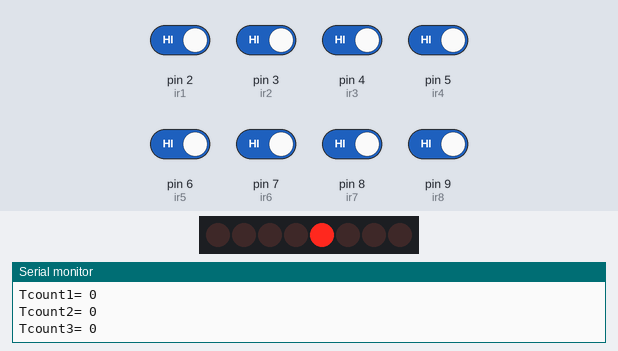
This sketch was run on a simulated Arduino Uno, built with avr-gcc and run on an emulated ATmega328P. On the bench: 8 shift-register outputs drawn as a row of LEDs (first output left, lit = HIGH), the last lines printed to the serial monitor. Wiring (inferred from the names in the program): shift register (74HC595): data pin 12; shift clock pin 11; latch pin 10. Wiring (inferred from the signals the program sends): row of LEDs: on Q0, Q1, Q2, Q3, Q4, Q5, Q6, Q7. The test bench sets the inputs (shaded band); at power-on: pin 2 (ir1), pin 3 (ir2), pin 4 (ir3), pin 5 (ir4), pin 6 (ir5), pin 7 (ir6), pin 8 (ir7), pin 9 (ir8) HIGH.

Above: at 4.6 s.
4.7 s: pin 2 (ir1) driven LOW
9.9 s: pin 8 (ir7) driven LOW
At 14.8 s:
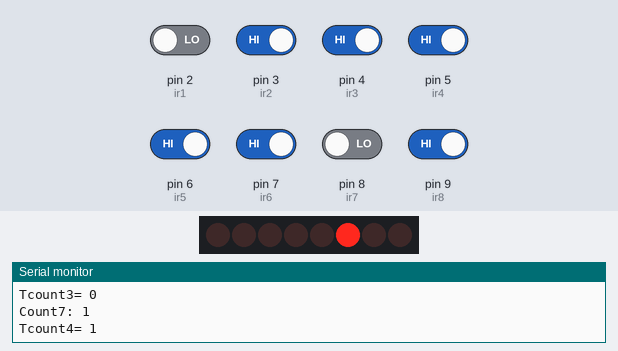
15.5 s: pin 4 (ir3) driven LOW
At 18.9 s:
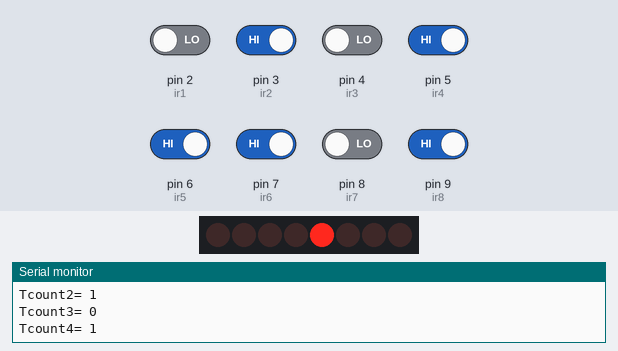
21.1 s: pin 3 (ir2) driven LOW
At 26.0 s:
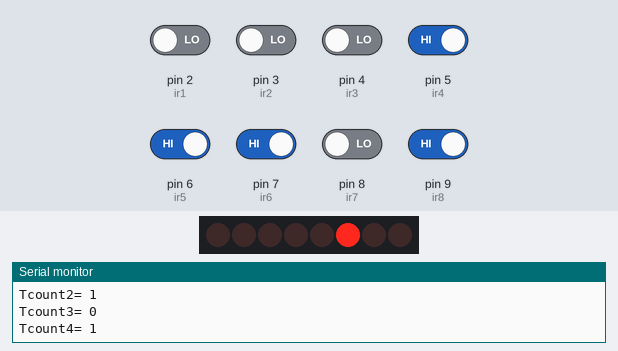
26.7 s: pin 2 (ir1) driven HIGH and pin 3 (ir2) driven HIGH and pin 4 (ir3) driven HIGH and pin 5 (ir4) driven LOW and pin 6 (ir5) driven LOW
At 30.1 s:
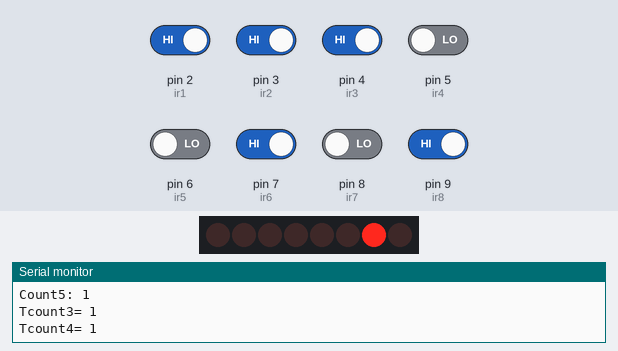
Timing chart, 0 to 33.3 s (numbered marks = the images above; inputs shaded):
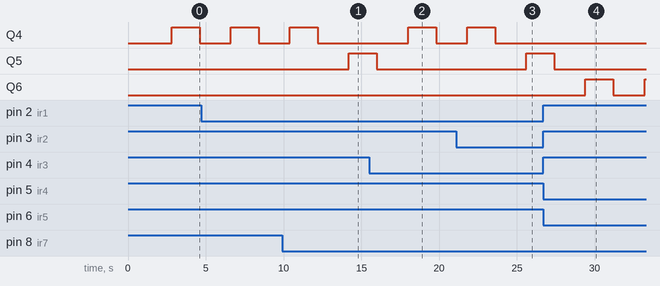

The sketch:

final1.ino
```cpp
int ir1=2;
 int count1;
 int Tcount1;
 boolean state1 = false;
  int ir2=3;
 int count2;
 boolean state2 = false;
 int ir3=4;
 int count3;
 int Tcount2;
 boolean state3 = false;
  int ir4=5;
 int count4;
 boolean state4 = false;
 int ir5=6;
 int count5;
 int Tcount3;
 boolean state5 = false;
  int ir6=7;
 int count6;
 boolean state6 = false;
 int ir7=8;
 int count7;
 int Tcount4;
 boolean state7 = false;
  int ir8=9;
 int count8;
 boolean state8 = false;


const int latchPin = 10;
const int clockPin = 11;
const int dataPin = 12;

int led_green[]={0B1000000000000000,0B0100000000000000,0B0010000000000000,0B0001000000000000};
int led_yellow[]={0B0000100000000000,0B0000010000000000,0B0000001000000000,0B0000000100000000};
int led_red[]={0B0000000010000000,0B0000000001000000,0B0000000000100000,0B0000000000010000};


 void setup()
 {
  Serial.begin(9600);
  pinMode(ir1, INPUT);
  pinMode(ir2, INPUT);
  count2=0;
  count1=0;
  Tcount1=0;
  pinMode(ir3, INPUT);
  pinMode(ir4, INPUT);
  count4=0;
  count3=0;
  Tcount2=0;
   pinMode(ir5, INPUT);
  pinMode(ir6, INPUT);
  count6=0;
  count5=0;
  Tcount3=0;
  pinMode(ir7, INPUT);
  pinMode(ir8, INPUT);
  count8=0;
  count7=0;
  Tcount4=0;
  pinMode(led_green,OUTPUT);
pinMode(led_yellow,OUTPUT);
pinMode(led_red,OUTPUT);

pinMode(latchPin, OUTPUT);
  pinMode(clockPin, OUTPUT);
  pinMode(dataPin, OUTPUT);
 }
 void loop()
 {
  if (!digitalRead(ir1) && state1){
    count1++;
    state1 = false;
    Serial.print("Count1: ");
    Serial.println(count1);

  }
  if (digitalRead(ir1))
  {
    state1 = true;

  }


  if (!digitalRead(ir2) && state2){
    count2++;
    state2 = false;
    Serial.print("Count2: ");
    Serial.println(count2);

  }
  if (digitalRead(ir2))
  {
    state2 = true;

  }
  {
  delay (500);
 Tcount1=count1-count2;
 Serial.print("Tcount1= ");
Serial.println(Tcount1);

}
 if (!digitalRead(ir3) && state3){
    count3++;
    state3 = false;
    Serial.print("Count3: ");
    Serial.println(count3);

  }
  if (digitalRead(ir3))
  {
    state3 = true;

  }


  if (!digitalRead(ir4) && state4){
    count4++;
    state4 = false;
    Serial.print("Count4: ");
    Serial.println(count4);

  }
  if (digitalRead(ir4))
  {
    state4 = true;

  }
  {
  delay (100);
 Tcount2=count3-count4;
 Serial.print("Tcount2= ");
Serial.println(Tcount2);

}
if (!digitalRead(ir5) && state5){
    count5++;
    state5 = false;
    Serial.print("Count5: ");
    Serial.println(count5);

  }
  if (digitalRead(ir5))
  {
    state5 = true;

  }


  if (!digitalRead(ir6) && state6){
    count6++;
    state6 = false;
    Serial.print("Count6: ");
    Serial.println(count6);

  }
  if (digitalRead(ir6))
  {
    state6 = true;

  }
  {
  delay (100);
 Tcount3=count5-count6;
 Serial.print("Tcount3= ");
Serial.println(Tcount3);

}
if (!digitalRead(ir7) && state7){
    count7++;
    state7 = false;
    Serial.print("Count7: ");
    Serial.println(count7);

  }
  if (digitalRead(ir7))
  {
    state7 = true;

  }


  if (!digitalRead(ir8) && state8){
    count8++;
    state8 = false;
    Serial.print("Count8: ");
    Serial.println(count8);

  }
  if (digitalRead(ir8))
  {
    state8 = true;

  }
  {
  delay (100);
 Tcount4=count7-count8;
 Serial.print("Tcount4= ");
Serial.println(Tcount4);

}
 {
  if(Tcount1>=Tcount2 && Tcount1>=Tcount3 && Tcount1>=Tcount4)
  {
    digitalWrite(latchPin, LOW);
shiftOut(dataPin, clockPin, MSBFIRST, led_green[0]);
digitalWrite(latchPin, HIGH);
delay(1000);
    //digitalWrite(led_green[0],HIGH);
    if(Tcount2>=Tcount3 && Tcount2>=Tcount4)
    {
      digitalWrite(latchPin, LOW);
shiftOut(dataPin, clockPin, MSBFIRST, led_yellow[1]);
digitalWrite(latchPin, HIGH);
delay(1000);
digitalWrite(latchPin, LOW);
shiftOut(dataPin, clockPin, MSBFIRST, led_red[2,3]);
digitalWrite(latchPin, HIGH);
delay(1000);
      //digitalWrite(led_yellow[1],HIGH);
      //digitalWrite(led_red[2,3],HIGH);
  }
  else if(Tcount3>=Tcount4)
  {
    digitalWrite(latchPin, LOW);
shiftOut(dataPin, clockPin, MSBFIRST, led_yellow[2]);
digitalWrite(latchPin, HIGH);
delay(1000);
digitalWrite(latchPin, LOW);
shiftOut(dataPin, clockPin, MSBFIRST, led_red[1,3]);
digitalWrite(latchPin, HIGH);
delay(1000);
    //digitalWrite(led_yellow[2],HIGH);
    //digitalWrite(led_red[1,3],HIGH);
  }
  else
  {
    digitalWrite(latchPin, LOW);
shiftOut(dataPin, clockPin, MSBFIRST, led_yellow[3]);
digitalWrite(latchPin, HIGH);
delay(1000);
digitalWrite(latchPin, LOW);
shiftOut(dataPin, clockPin, MSBFIRST, led_red[1,2]);
digitalWrite(latchPin, HIGH);
delay(1000);
    //digitalWrite(led_yellow[3],HIGH);
    //digitalWrite(led_red[1,2],HIGH);
  }
  }


  else if(Tcount2>=Tcount3 && Tcount2>=Tcount4)
  {
    digitalWrite(latchPin, LOW);
shiftOut(dataPin, clockPin, MSBFIRST, led_green[1]);
digitalWrite(latchPin, HIGH);
delay(1000);
   //digitalWrite(led_green[1],HIGH);
   if(Tcount1>=Tcount3 && Tcount1>=Tcount4)
   {
    digitalWrite(latchPin, LOW);
shiftOut(dataPin, clockPin, MSBFIRST, led_yellow[0]);
digitalWrite(latchPin, HIGH);
delay(1000);
digitalWrite(latchPin, LOW);
shiftOut(dataPin, clockPin, MSBFIRST, led_red[2,3]);
digitalWrite(latchPin, HIGH);
delay(1000);
    // digitalWrite(led_yellow[0],HIGH);
    // digitalWrite(led_red[2,3],HIGH);
   }
   else if(Tcount3>=Tcount4)
   {
    digitalWrite(latchPin, LOW);
shiftOut(dataPin, clockPin, MSBFIRST, led_yellow[2]);
digitalWrite(latchPin, HIGH);
delay(1000);
digitalWrite(latchPin, LOW);
shiftOut(dataPin, clockPin, MSBFIRST, led_red[0,3]);
digitalWrite(latchPin, HIGH);
delay(1000);
    //digitalWrite(led_yellow[2],HIGH);
    //digitalWrite(led_red[0,3],HIGH);
    }
    else
    {
      digitalWrite(latchPin, LOW);
shiftOut(dataPin, clockPin, MSBFIRST, led_yellow[3]);
digitalWrite(latchPin, HIGH);
delay(1000);
digitalWrite(latchPin, LOW);
shiftOut(dataPin, clockPin, MSBFIRST, led_red[0,2]);
digitalWrite(latchPin, HIGH);
delay(1000);
     // digitalWrite(led_yellow[3],HIGH);
     // digitalWrite(led_red[0,2],HIGH);
    }
    }


    else if(Tcount3>=Tcount4)
    {
      digitalWrite(latchPin, LOW);
shiftOut(dataPin, clockPin, MSBFIRST, led_green[2]);
digitalWrite(latchPin, HIGH);
delay(1000);
     // digitalWrite(led_green[2],HIGH);
      if(Tcount1>=Tcount2 && Tcount1>=Tcount4)
      {
        digitalWrite(latchPin, LOW);
shiftOut(dataPin, clockPin, MSBFIRST, led_yellow[0]);
digitalWrite(latchPin, HIGH);
delay(1000);
digitalWrite(latchPin, LOW);
shiftOut(dataPin, clockPin, MSBFIRST, led_red[1,3]);
digitalWrite(latchPin, HIGH);
delay(1000);
        //digitalWrite(led_yellow[0],HIGH);
        //digitalWrite(led_red[1,3],HIGH);
      }
      else if(Tcount2>=Tcount4)
      {
        digitalWrite(latchPin, LOW);
shiftOut(dataPin, clockPin, MSBFIRST, led_yellow[1]);
digitalWrite(latchPin, HIGH);
delay(1000);
digitalWrite(latchPin, LOW);
shiftOut(dataPin, clockPin, MSBFIRST, led_red[0,3]);
digitalWrite(latchPin, HIGH);
delay(1000);
        //digitalWrite(led_yellow[1],HIGH);
        //digitalWrite(led_red[0,3],HIGH);
      }
      else
      {
        digitalWrite(latchPin, LOW);
shiftOut(dataPin, clockPin, MSBFIRST, led_yellow[3]);
digitalWrite(latchPin, HIGH);
delay(1000);
digitalWrite(latchPin, LOW);
shiftOut(dataPin, clockPin, MSBFIRST, led_red[0,1]);
digitalWrite(latchPin, HIGH);
delay(1000);
        //digitalWrite(led_yellow[3],HIGH);
        //digitalWrite(led_red[0,1],HIGH);
      }
      }


      else
      {
        digitalWrite(latchPin, LOW);
shiftOut(dataPin, clockPin, MSBFIRST, led_green[3]);
digitalWrite(latchPin, HIGH);
delay(1000);
        //digitalWrite(led_green[3],HIGH);
        if(Tcount1>=Tcount2 && Tcount1>=Tcount3)
        {
          digitalWrite(latchPin, LOW);
shiftOut(dataPin, clockPin, MSBFIRST, led_yellow[0]);
digitalWrite(latchPin, HIGH);
delay(1000);
digitalWrite(latchPin, LOW);
shiftOut(dataPin, clockPin, MSBFIRST, led_red[1,2]);
digitalWrite(latchPin, HIGH);
delay(1000);
         // digitalWrite(led_yellow[0],HIGH);
         // digitalWrite(led_red[1,2],HIGH);
        }
        else if(Tcount2>=Tcount3)
        {
           digitalWrite(latchPin, LOW);
shiftOut(dataPin, clockPin, MSBFIRST, led_yellow[1]);
digitalWrite(latchPin, HIGH);
delay(1000);
digitalWrite(latchPin, LOW);
shiftOut(dataPin, clockPin, MSBFIRST, led_red[0,2]);
digitalWrite(latchPin, HIGH);
delay(1000);
         // digitalWrite(led_yellow[1],HIGH);
          //digitalWrite(led_red[0,2],HIGH);
        }
        else
        { digitalWrite(latchPin, LOW);
shiftOut(dataPin, clockPin, MSBFIRST, led_yellow[3]);
digitalWrite(latchPin, HIGH);
delay(1000);
digitalWrite(latchPin, LOW);
shiftOut(dataPin, clockPin, MSBFIRST, led_red[0,1]);
digitalWrite(latchPin, HIGH);
delay(1000);
          //digitalWrite(led_yellow[2],HIGH);
          //digitalWrite(led_red[0,1],HIGH);
        }
        }
    }


 }
```
